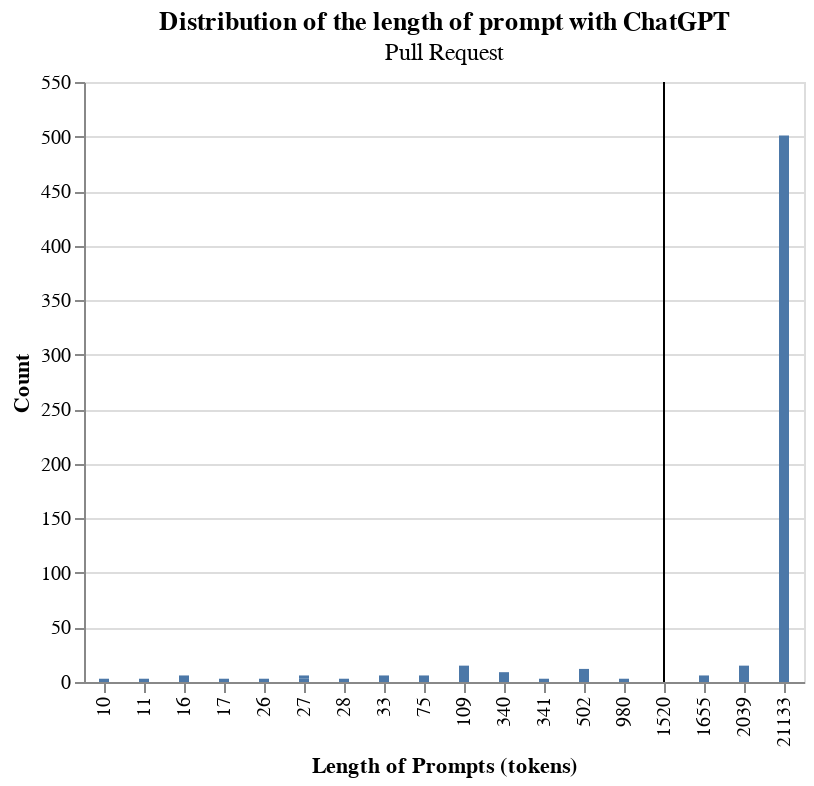

The cell this chart's notebook holds for it:
### Code cell
# Checking histogarm
inter_bar = alt.Chart(df_url_prompt).mark_bar(size=5).encode(
    x=alt.X(
        "mean:N",
        title="Length of Prompts (tokens)",
    ),
    y=alt.Y("count", title="Count"),
).properties(
    title={
        "text": "Distribution of the length of prompt with ChatGPT",
        "subtitle": "Pull Request"
    }
)

rule = alt.Chart(df_url_prompt).mark_rule().encode(
    x=alt.X(
        'mean:N',
        aggregate="mean",
        type='nominal',
        axis=alt.Axis(format="2d")
    ),
)

alt.layer(inter_bar, rule)

### Figure 1 — Vega-Lite specification as saved in the notebook (floating-point values rounded to 4 significant figures)
{"config": {"view": {"continuousWidth": 300, "continuousHeight": 300}}, "layer": [{"mark": {"type": "bar", "size": 5}, "encoding": {"x": {"field": "mean", "title": "Length of Prompts (tokens)", "type": "nominal"}, "y": {"field": "count", "title": "Count", "type": "quantitative"}}, "title": {"text": "Distribution of the length of prompt with ChatGPT", "subtitle": "Pull Request"}}, {"mark": {"type": "rule"}, "encoding": {"x": {"aggregate": "mean", "axis": {"format": "2d"}, "field": "mean", "type": "nominal"}}}], "data": {"name": "data-3b7053778b3a11d2919b2ee7a211db2e"}, "$schema": "https://vega.github.io/schema/vega-lite/v5.20.1.json", "datasets": {"data-3b7053778b3a11d2919b2ee7a211db2e": [{"URL_pr": "https://github.com/Email-Generation/email_generation/pull/2", "mean": 21130.0, "count": 501}, {"URL_pr": "https://github.com/Hochfrequenz/kohlrahbi/pull/158", "mean": 17.0, "count": 3}, {"URL_pr": "https://github.com/RND247/Pype-Synthetic-Data-for-Testing/pull/16", "mean": 33.0, "count": 6}, {"URL_pr": "https://github.com/aiplanethub/genai-stack/pull/21", "mean": 11.0, "count": 3}, {"URL_pr": "https://github.com/app-sre/qontract-reconcile/pull/3630", "mean": 109.0, "count": 15}, {"URL_pr": "https://github.com/bancaditalia/black-it/pull/58", "mean": 341.0, "count": 3}, {"URL_pr": "https://github.com/bbelderbos/htmx-demo/pull/2", "mean": 340.0, "count": 9}, {"URL_pr": "https://github.com/chitalian/gptask/pull/2", "mean": 980.0, "count": 3}, {"URL_pr": "https://github.com/comfyanonymous/ComfyUI/pull/1115", "mean": 28.0, "count": 3}, {"URL_pr": "https://github.com/jefftriplett/frontmatter-cli/pull/6", "mean": 502.0, "count": 12}, {"URL_pr": "https://github.com/livingbio/gpt-fn/pull/4", "mean": 75.0, "count": 6}, {"URL_pr": "https://github.com/metaphorsystems/metaphor-python/pull/5", "mean": 1655.0, "count": 6}, {"URL_pr": "https://github.com/microsoft/visionmetrics/pull/42", "mean": 10.0, "count": 3}, {"URL_pr": "https://github.com/monarch-initiative/oai-monarch-plugin/pull/39", "mean": 27.0, "count": 3}, {"URL_pr": "https://github.com/paul-gauthier/aider/pull/119", "mean": 15.5, "count": 6}, {"URL_pr": "https://github.com/roslinmahmud/easy-hire-backend/pull/11", "mean": 26.0, "count": 3}, {"URL_pr": "https://github.com/tinygrad/tinygrad/pull/1661", "mean": 2039.0, "count": 15}, {"URL_pr": "https://github.com/wafflestudio/wacruit-server/pull/26", "mean": 27.0, "count": 3}]}}
